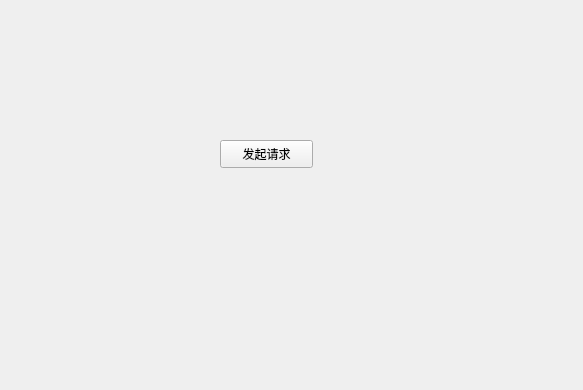
<?xml version="1.0" encoding="UTF-8"?>
<ui version="4.0">
 <class>httpClient</class>
 <widget class="QWidget" name="httpClient">
  <property name="geometry">
   <rect>
    <x>0</x>
    <y>0</y>
    <width>583</width>
    <height>390</height>
   </rect>
  </property>
  <property name="windowTitle">
   <string>Form</string>
  </property>
  <widget class="QPushButton" name="pushButton">
   <property name="geometry">
    <rect>
     <x>220</x>
     <y>140</y>
     <width>93</width>
     <height>28</height>
    </rect>
   </property>
   <property name="text">
    <string>发起请求</string>
   </property>
  </widget>
 </widget>
 <resources/>
 <connections/>
</ui>
